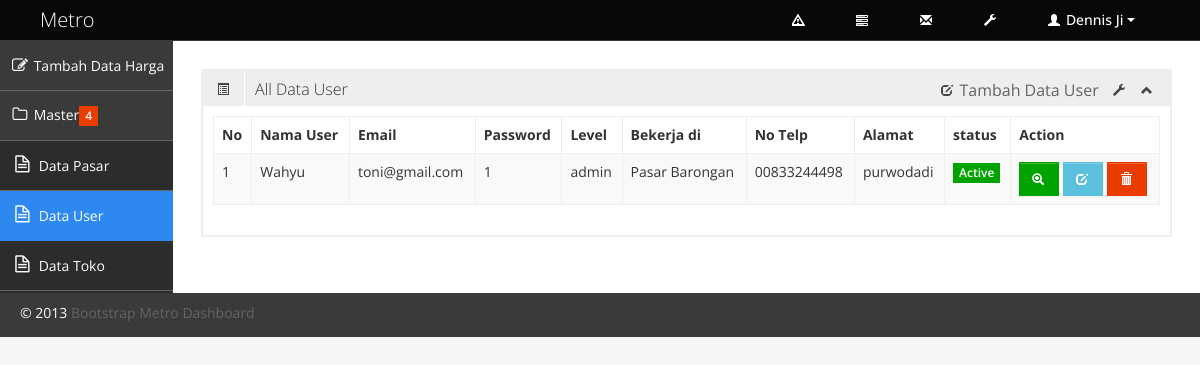
The page /index.php?page=tampilU on the database its author committed.
### tables this page shows
CREATE TABLE IF NOT EXISTS `user` (
  `id_user` int(11) NOT NULL,
  `id_pasar` int(11) NOT NULL,
  `email` varchar(30) NOT NULL,
  `password` varchar(30) NOT NULL,
  `level` varchar(30) NOT NULL,
  `nama_u` varchar(32) NOT NULL,
  `telp` varchar(20) NOT NULL DEFAULT '-',
  `alamat` text NOT NULL,
  `foto` varchar(50) DEFAULT NULL
);

CREATE TABLE IF NOT EXISTS `pasar` (
  `id_pasar` int(11) NOT NULL,
  `lat` double NOT NULL,
  `lng` double NOT NULL,
  `nama_pasar` varchar(30) NOT NULL,
  `telp` varchar(20) NOT NULL DEFAULT '-',
  `alamat` text NOT NULL,
  `gambar` varchar(50) DEFAULT NULL
);

### tampil_user.php (the view)
<div class="row-fluid sortable">
			<div class="box span12">
				<div class="box-header" data-original-title>
					<h2><i class="halflings-icon list-alt"></i><span class="break"></span>All Data User</h2>
					<div class="box-icon">
						<a href="?page=tambahU"><i class="halflings-icon edit"></i> Tambah Data User</a>
						<a href="#" class="btn-setting"><i class="halflings-icon wrench"></i></a>
						<a href="#" class="btn-minimize"><i class="halflings-icon chevron-up"></i></a>
					</div>
				</div>
				<div class="box-content">
					<table class="table table-striped table-bordered bootstrap-datatable datatable">
					  <thead>
						  <tr>
							  <th>No</th>
							  <th>Nama User</th>
							  <th>Email</th>
							  <th>Password</th>
							  <th>Level</th>
							  <th>Bekerja di</th>
							  <th>No Telp</th>
							  <th>Alamat</th>
							  <th>status</th>
							  <th>Action</th>
						  </tr>
					  </thead>
					  <tbody>
		<?php
		$sql=mysql_query("SELECT a.nama_pasar, b.id_user, b.email, b.password, b.level, b.nama_u, b.telp, b.alamat,b.foto FROM pasar a join user b on a.id_pasar=b.id_pasar order by b.nama_u asc") or die (mysql_error());
		$no = 1;
           while($r = mysql_fetch_array($sql)){
               ?>
						<tr>
							<td><?php echo $no++; ?></td>
							<td><?php echo $r['nama_u']; ?></td>
							<td><?php echo $r['email']; ?></td>
							<td><?php echo $r['password']; ?></td>
							<td><?php echo $r['level']; ?></td>
							<td><?php echo $r['nama_pasar']; ?></td>
							<td><?php echo $r['telp']; ?></td>
							<td><?php echo $r['alamat']; ?></td>
							<td class="center">
								<span class="label label-success">Active</span>
							</td>
							<td class="center">
								<a href="?page=detilU&id_user=<?php echo $r['id_user']; ?>" class="btn btn-success" title="Detail" >
									<i class="halflings-icon white zoom-in"></i>
								</a>
								<a class="btn btn-info" title="Edit" href="?page=editU&id_user=<?php echo $r['id_user']; ?>">
									<i class="halflings-icon white edit"></i>
								</a>
								<a class="btn btn-danger" title="Hapus" href="?page=hapusU&id_user=<?php echo $r['id_user'];?>" onClick="return confirm('Yakin menghapus data ?');">
									<i class="halflings-icon white trash"></i>
								</a>
							</td>
						</tr>
		<?php
		}
		?>
					  </tbody>
					</table>
				</div>
			</div>
</div>

### css/style.css (style rules this page uses)
.green, .green [class="box-header"], .green.box, .slider.green .ui-slider-range, .progress.green .ui-progressbar-value, .sliderVertical.green .ui-slider-range, .progressSlim.green .ui-progressbar-value, .label-success, .badge-success { background: #00A300 !important; border-color: #00A300 !important; color: #fff; }
body { background: #F5F5F5; color: #333; border: none; font-family: 'Open Sans', sans-serif; font-weight: 400; }
h2 { font-size: 16px; line-height: 16px; }
.box { border: 2px solid #eee; background: #fff !important; margin-bottom: 28px; }
.box-header { height: 16px; font-size: 16px; line-height: 16px; padding: 10px; background: #eee; -webkit-box-shadow: none; -moz-box-shadow: none; box-shadow: none; overflow: hidden; }
.box-header h2 { float:left; margin-top: 0px; font-weight: 300; }
.box-header h2 i { margin: 0px 3px 0px 4px; opacity: .8; filter: alpha(opacity=80); -ms-filter:"progid:DXImageTransform.Microsoft.Alpha(Opacity=80)"; }
.box-header .box-icon { float:right; margin-top: 1px; }
.box-header .box-icon i { -webkit-transition: all 0.1s ease-in-out; -moz-transition: all 0.1s ease-in-out; -o-transition: all 0.1s ease-in-out; -ms-transition: all 0.1s ease-in-out; transition: all 0.1s ease-in-out; opacity: .8; filter: alpha(opacity=80); -ms-filter:"progid:DXImageTransform.Microsoft.Alpha(Opacity=80)"; }
.box-header .box-icon a { margin: 0px 5px; }
.box-content { position: relative; z-index: 50; margin-top: -1px; padding: 10px; background: #fff !important; }
.label, .badge { text-shadow: none; font-family: 'Open Sans', sans-serif; font-weight: 600; font-size: 12px; padding: 3px 6px; }
.label { -webkit-border-radius: 0px; -moz-border-radius: 0px; border-radius: 0px; }
.btn { display: inline-block; padding: 6px 12px; margin-bottom: 0; font-size: 14px; font-weight: 500; line-height: 20px; text-align: center; white-space: nowrap; vertical-align: middle; cursor: pointer; border: 1px solid #a7a9aa; -webkit-border-radius: 0px !important; border-radius: 0px !important; }
.btn i { margin-top: 2px; }
.btn { color: #ffffff; background-color: #a7a9aa; border-color: #a7a9aa; background-image: none; filter: none; text-shadow: none; }
.btn-danger { background-color: #EB3C00; border-color: #EB3C00; }
.btn-success { background-color: #00A300; border-color: #00A300; }
.btn-info { background-color: #5bc0de; border-color: #5bc0de; }
.table th, .table td { border-top: 1px solid #eee; }
.table-bordered { border-color: #eee; -webkit-border-radius: 0px !important; -moz-border-radius: 0px !important; border-radius: 0px !important; }
.table-bordered th, .table-bordered td { border-left: 1px solid #eee; }
.table-bordered thead:first-child tr:first-child > th:first-child, .table-bordered tbody:first-child tr:first-child > td:first-child, .table-bordered tbody:first-child tr:first-child > th:first-child { -webkit-border-radius: 0px !important; -moz-border-radius: 0px !important; border-radius: 0px !important; }
.table-bordered thead:first-child tr:first-child > th:last-child, .table-bordered tbody:first-child tr:first-child > td:last-child, .table-bordered tbody:first-child tr:first-child > th:last-child { -webkit-border-radius: 0px !important; -moz-border-radius: 0px !important; border-radius: 0px !important; }
.table-bordered thead:last-child tr:last-child > th:first-child, .table-bordered tbody:last-child tr:last-child > td:first-child, .table-bordered tbody:last-child tr:last-child > th:first-child, .table-bordered tfoot:last-child tr:last-child > td:first-child, .table-bordered tfoot:last-child tr:last-child > th:first-child { -webkit-border-radius: 0px !important; -moz-border-radius: 0px !important; border-radius: 0px !important; }
.table-bordered thead:last-child tr:last-child > th:last-child, .table-bordered tbody:last-child tr:last-child > td:last-child, .table-bordered tbody:last-child tr:last-child > th:last-child, .table-bordered tfoot:last-child tr:last-child > td:last-child, .table-bordered tfoot:last-child tr:last-child > th:last-child { -webkit-border-radius: 0px !important; -moz-border-radius: 0px !important; border-radius: 0px !important; }

### rows shown on the page
user: nama_u "Wahyu", email "toni@gmail.com", password "1", level "admin", id_pasar.nama_pasar "Pasar Barongan", telp "00833244498", alamat "purwodadi"
